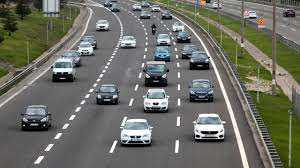
#> input picture download.jpeg, 300 x 168 px
$ jupyter execute 'task_sıft_orb.ipynb'
#> lines starting #> are read from the running program, lines starting #| are printed output that depends on the picture
[cell 1]
import cv2
import numpy as np
import matplotlib.pyplot as plt

plt.rcParams["figure.figsize"] = (8,8)

[cell 2]
image_path="download.jpeg"
image=cv2.imread(image_path)
#> image is the input picture: shape (168, 300, 3); mean B, G, R 99.9, 110, 108.2
image_rgb=cv2.cvtColor(image,cv2.COLOR_BGR2RGB)
gray=cv2.cvtColor(image,cv2.COLOR_BGR2GRAY)
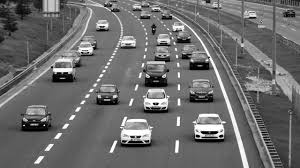
#> gray: shape (168, 300); min 0, max 255, mean 108.3

plt.imshow(image_rgb)
plt.axis("off")
plt.show()

[cell 3]
fast=cv2.FastFeatureDetector_create()
keypoints=fast.detect(gray,None)
#> keypoints = 1885 keypoints; strongest (x, y, size): (154, 103, 7), (157, 103, 7), (44, 125, 7), (216, 132, 7)

image_default=cv2.drawKeypoints(image_rgb,keypoints,None,color=(0,255,0))
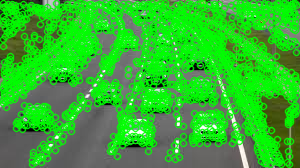
#> image_default: shape (168, 300, 3); mean R, G, B 50.5, 181.4, 45.9

[cell 4]
print(f"eşik değer ",fast.getThreshold())
print(f"nonmaxSuppression ",fast.getNonmaxSuppression())
print(f"toplam keypoint ",fast.getType())
print(f"keypoints sayısı ",len(keypoints))
#| keypoints sayısı  1885

$ run again, with flower.jpeg copied over download.jpeg
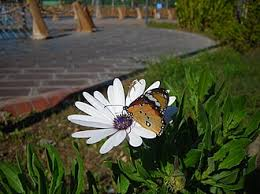
#> input picture flower.jpeg, 260 x 194 px
#> image is the input picture: shape (194, 260, 3); mean B, G, R 51.8, 76, 72.2
#> `gray=cv2.cvtColor(image,cv2.COLOR_BGR2GRAY)`:
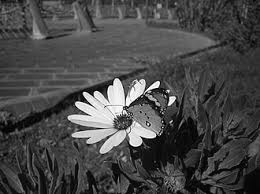
#> gray: shape (194, 260); min 0, max 255, mean 72.1
#> keypoints = 2073 keypoints; strongest (x, y, size): (96, 91, 7), (160, 134, 7), (141, 137, 7), (84, 92, 7)
#> `image_default=cv2.drawKeypoints(image_rgb,keypoints,None,color=(0,255,..`:
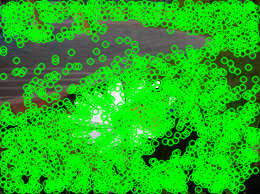
#> image_default: shape (194, 260, 3); mean R, G, B 30.5, 178.1, 23.8
#| keypoints sayısı  2073
